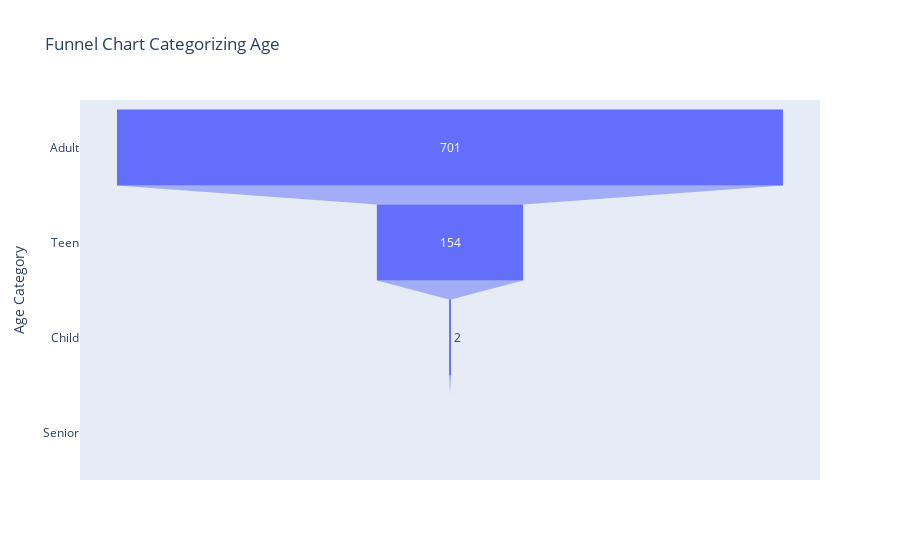

This figure's notebook cell:
### Code cell
#71. Create a Funnel chart of Age Category (Child, Teen, Adult and Senior) ?


bins = [0, 12, 19, 64, 120]
labels = ['Child', 'Teen', 'Adult', 'Senior']

# Retrieving only non-duplidated values
temp_df = df1.drop_duplicates(subset='ID').copy()

temp_df['Age Category'] = pd.cut(temp_df['Age'], bins=bins, labels=labels)

# Count each age category
category_counts = temp_df['Age Category'].value_counts().sort_values(ascending=False)

# Prepare data for funnel chart
funnel_data = pd.DataFrame({
    'Age Category': category_counts.index,
    'Count': category_counts.values
})

# Plot funnel chart
fig = px.funnel(funnel_data, x='Count', y='Age Category', title='Funnel Chart Categorizing Age ')
fig.show()

### Figure 1 — Plotly figure (JSON) as saved in the notebook; plotly's stock layout.template omitted (floating-point values rounded to 4 significant figures)
{"data": [{"hovertemplate": "Count=%{x}<br>Age Category=%{y}<extra></extra>", "legendgroup": "", "marker": {"color": "#636efa"}, "name": "", "orientation": "h", "showlegend": false, "type": "funnel", "x": [701, 154, 2, 0], "xaxis": "x", "y": ["Adult", "Teen", "Child", "Senior"], "yaxis": "y"}], "layout": {"autosize": true, "legend": {"tracegroupgap": 0}, "title": {"text": "Funnel Chart Categorizing Age "}, "xaxis": {"anchor": "y", "autorange": true, "domain": [0, 1], "range": [-389.4, 389.4], "title": {"text": "Count"}, "type": "linear"}, "yaxis": {"anchor": "x", "autorange": true, "domain": [0, 1], "range": [3.5, -0.5], "title": {"text": "Age Category"}, "type": "category"}}}
